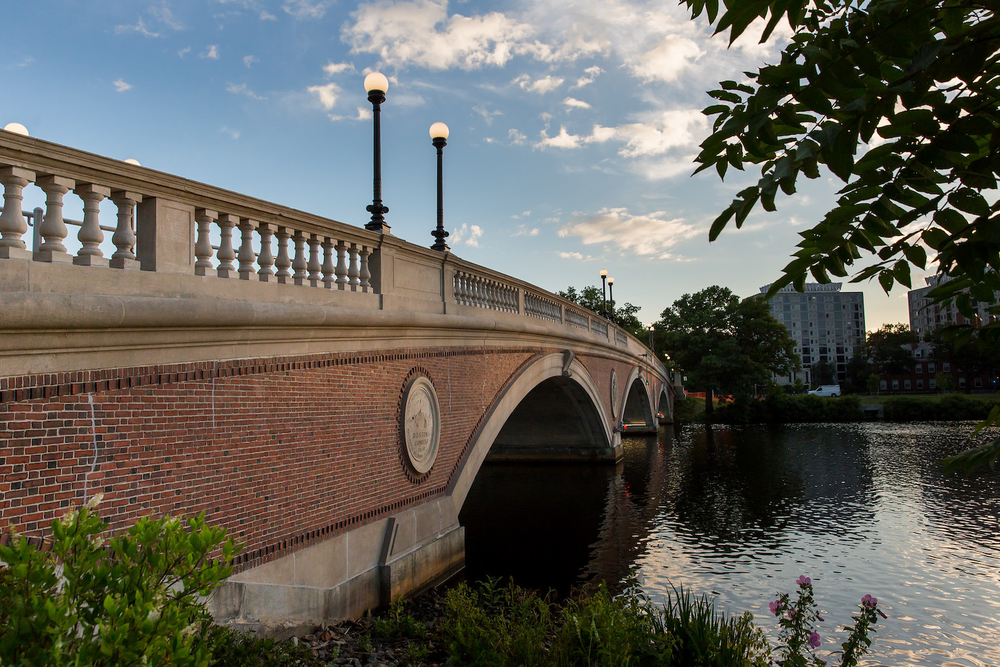
#> input picture src5/convolution/bridge.png, 1000 x 667 px, shrunk from 1500 x 1000 before the run
$ python filter.py bridge.png
#> lines starting #> are read from the running program, lines starting #| are printed output that depends on the picture
import math
import sys

from PIL import Image, ImageFilter

# Ensure correct usage
if len(sys.argv) != 2:
    sys.exit("Usage: python filter.py filename")

# Open image
image = Image.open(sys.argv[1]).convert("RGB")

# Filter image according to edge detection kernel
filtered = image.filter(ImageFilter.Kernel(
    size=(3, 3),
    kernel=[0, -1,0,-1,6,-1,0,-1,0],
    scale=1
))
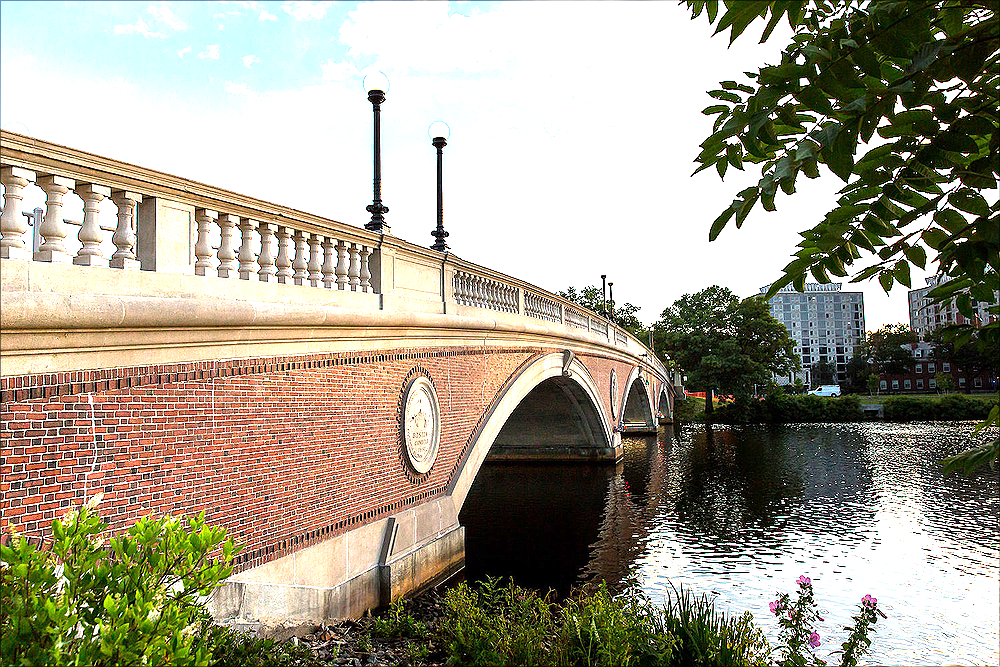
#> filtered: PIL image 1000x667 RGB; mean R, G, B 163.9, 157.7, 140

# Show resulting image
filtered.show()
